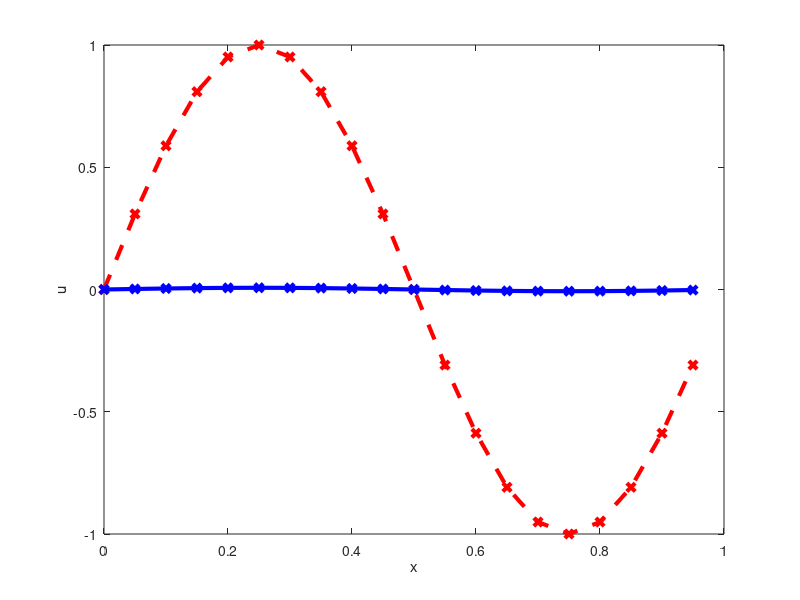

Here is the MATLAB script that generated this plot:
%% heat equation approximate solution
% u_t = u_xx
% on x in [0, 1] with initial condition
% u(x, 0) = sin(2*pi*x) and periodic boundary
% conditions

N = 20;
h = 1/N;
x = [0:h:(1-h)]';   % later: why 1-h?

e = ones(N, 1);

% make a "sparse matrix":
L = spdiags([e -2*e e], [-1 0 1], N, N);
L(1, N) = 1;
L(N, 1) = 1;

%full(L) to see the matrix

% initial condition
u0 = sin(2*pi*x);

clf;
lw = 'linewidth';
plot(x, u0, 'rx--', lw, 3);
hold on;
H = plot(x, u0, 'bx-', lw, 3);
xlabel('x'); ylabel('u');

k = h^2/4
%k = h^2/1.5   % did not work

u = u0;

Tf = 0.125;
numsteps = ceil(Tf/k);

for n=1:numsteps
  % formula from the board, rearranged
  unew = u + k/h^2*(L*u);
  u = unew;
  set(H, 'ydata', u);
  drawnow;
end
